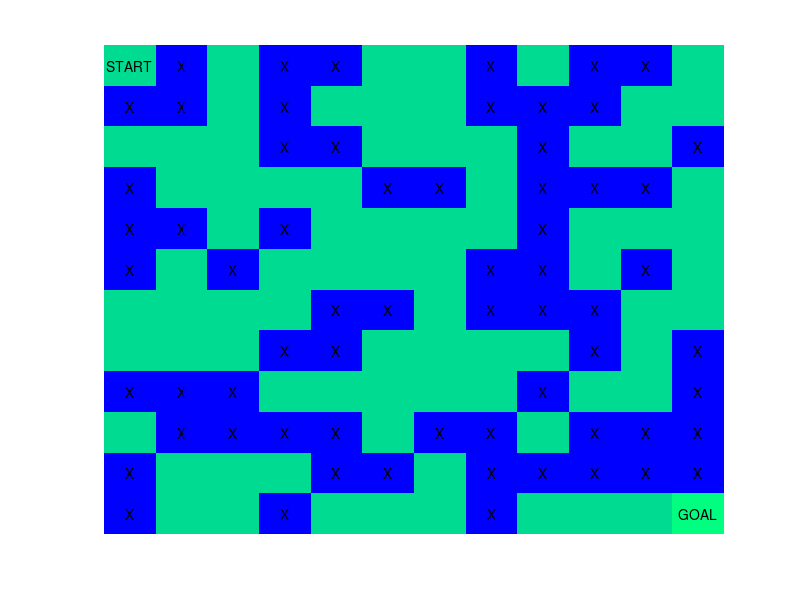

Recreate this plot in MATLAB. (Note: this script raises an error after producing the figure.)
clear;
close all hidden;

n = 12;
maze = -50*ones(n,n);
for i=1:(n-3)*n
    maze(randi([1,n]),randi([1,n]))=1;
end

maze(1,1) = 1;
maze(n,n) = 10;
disp(maze)
n=length(maze);
figure
imagesc(maze)
colormap(winter)

for i=1:n
    for j=1:n
        if maze(i,j)==min(maze)
        text(j,i,'X','HorizontalAlignment','center')
        end
    end
end

text(1,1,'START','HorizontalAlignment','center')
text(n,n,'GOAL','HorizontalAlignment','center')
axis off

Goal=n*n;
fprintf('Goal State is: %d',Goal)
reward=zeros(n*n);

for i=1:Goal
    reward(i,:)=reshape(maze',1,Goal);
end

for i=1:Goal
    for j=1:Goal
        if j~=i-n && j~=i+n && j~=i-1 && j~=i+1 && j~=i+n+1 && j~=i+n-1 ...
        && j~=i-n+1 && j~=i-n-1
            reward(i,j)=-Inf;
        end
    end
end

for i=1:n:Goal
    for j=1:i+n
        if j==i+n-1 || j==i-1 || j==i-n-1
            reward(i,j)=-Inf;
            reward(j,i)=-Inf;
        end
    end
end

q = randn(size(reward));
gamma = 0.9;
alpha = 0.2;
maxItr = 50;

for i=1:maxItr
% Starting from start position
    cs=1;
% Repeat until Goal state is reached
    while(1)
% possible actions for the chosen state
        n_actions = find(reward(cs,:)>0);
% choose an action at random and set it as the next state
        ns = n_actions(randi([1 length(n_actions)],1,1));
% find all the possible actions for the selected state
        n_actions = find(reward(ns,:)>=0);
% find the maximum q-value i.e, next state with best action
        max_q = 0;
            for j=1:length(n_actions)
            max_q = max(max_q,q(ns,n_actions(j)));
            end
% Update q-values as per Bellman's equation
        q(cs,ns)=reward(cs,ns)+gamma*max_q;
% Check whether the episode has completed i.e Goal has been reached
        if(cs == Goal)
            break;
        end
% Set current state as next state
        cs=ns;
    end
end

start = 1;
move = 0;
path = start;

while(move~=Goal)
    [~,move]=max(q(start,:));
% Deleting chances of getting stuck in small loops (upto order of 4)
    if ismember(move,path)
        [~,x]=sort(q(start,:),'descend');
        move=x(2);
            if ismember(move,path)
                [~,x]=sort(q(start,:),'descend');
                move=x(3);
                    if ismember(move,path)
                        [~,x]=sort(q(start,:),'descend');
                        move=x(4);
                            if ismember(move,path)
                                [~,x]=sort(q(start,:),'descend');
                                move=x(5);
                            end
                    end
            end
    end

% Appending next action/move to the path
    path=[path,move];
    start=move;
end

fprintf('Final path: %s',num2str(path))
fprintf('Total steps: %d',length(path))

% reproducing path to matrix path
pmat=zeros(n,n);
[q, r]=quorem(sym(path),sym(n));
q=double(q);r=double(r);
q(r~=0)=q(r~=0)+1;r(r==0)=n;

for i=1:length(q)
    pmat(q(i),r(i))=50;
end

figure
imagesc(pmat)
colormap(white)

for i=1:n
    for j=1:n
        if maze(i,j)==min(maze)
text(j,i,'X','HorizontalAlignment','center')
end
if pmat(i,j)==50
text(j,i,'\bullet','Color','red','FontSize',28)
end
end
end
text(1,1,'START','HorizontalAlignment','right')
text(n,n,'GOAL','HorizontalAlignment','right')
hold on
imagesc(maze,'AlphaData',0.2)
colormap(winter)
hold off
axis off